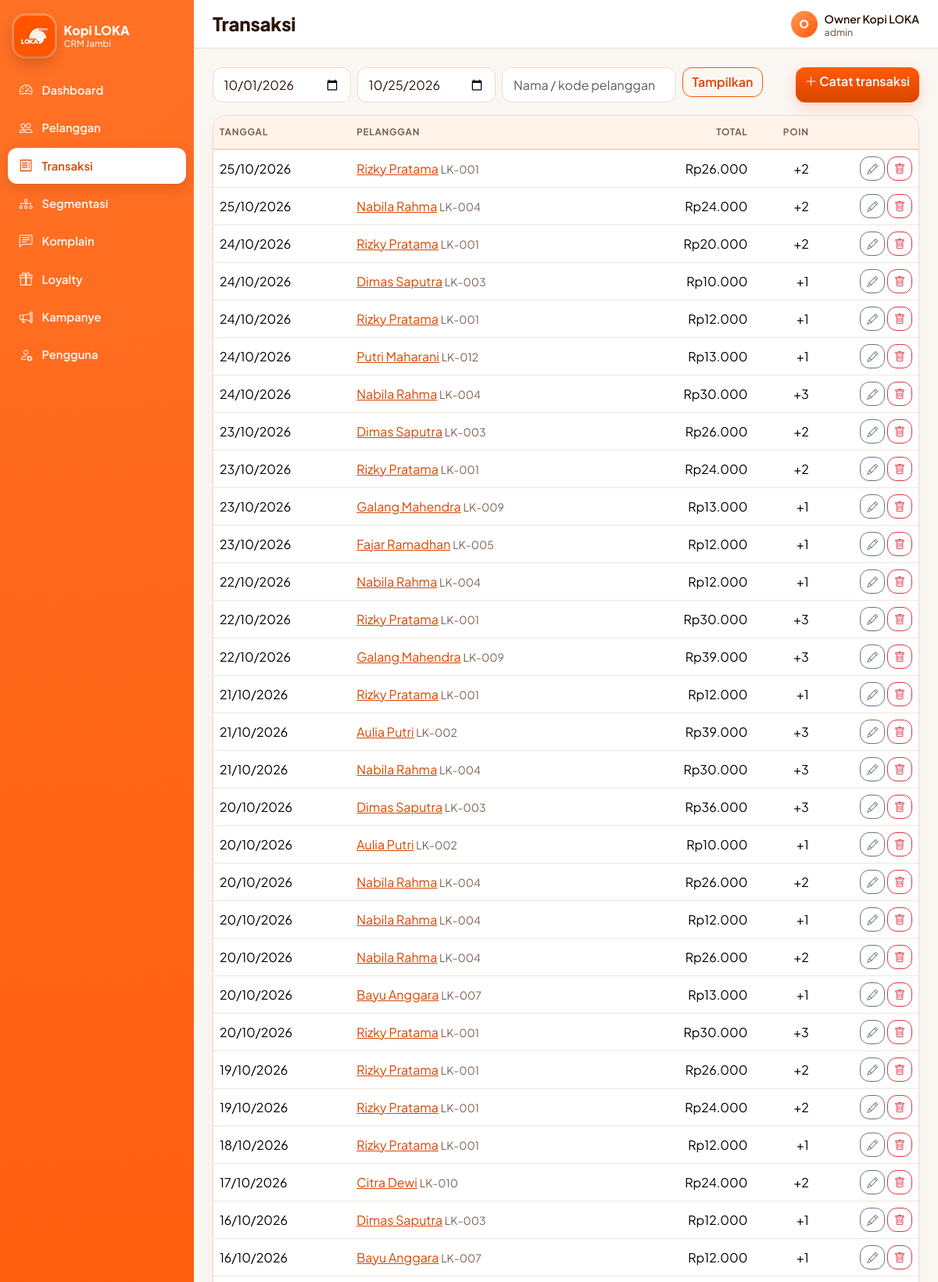
/transaksi/index.php (signed in, upper part), run on the app's committed database.
### tables this page shows
CREATE TABLE transaksi (
  id INT AUTO_INCREMENT PRIMARY KEY,
  pelanggan_id INT NOT NULL,
  tanggal DATE NOT NULL,
  total INT NOT NULL,
  poin_didapat INT NOT NULL DEFAULT 0,
  FOREIGN KEY (pelanggan_id) REFERENCES pelanggan(id) ON DELETE CASCADE
);

CREATE TABLE pelanggan (
  id INT AUTO_INCREMENT PRIMARY KEY,
  kode VARCHAR(20) NOT NULL UNIQUE,
  nama VARCHAR(100) NOT NULL,
  no_hp VARCHAR(20) NOT NULL,
  email VARCHAR(100),
  alamat VARCHAR(255),
  tgl_lahir DATE,
  tgl_daftar DATE NOT NULL,
  preferensi VARCHAR(100)
);

### includes/fungsi.php (called while the page is built, shortened)
<?php
function e($s) { return htmlspecialchars((string)$s, ENT_QUOTES, 'UTF-8'); }
function rupiah($n) { return 'Rp' . number_format((float)$n, 0, ',', '.'); }
function tgl($d) { return $d ? date('d/m/Y', strtotime($d)) : '-'; }
function url($path = '') { return BASE_URL . '/' . ltrim($path, '/'); }

### transaksi/index.php (the view, shortened to what this page needs)
<?php
require __DIR__ . '/../includes/header.php';
$dari = $_GET['dari'] ?? date('Y-m-01');
$sampai = $_GET['sampai'] ?? date('Y-m-d');
$q = trim($_GET['q'] ?? '');
$sql = 'SELECT t.*, p.nama, p.kode FROM transaksi t JOIN pelanggan p ON p.id = t.pelanggan_id WHERE t.tanggal BETWEEN ? AND ?';
$par = [$dari, $sampai];
$sql .= ' ORDER BY t.tanggal DESC, t.id DESC LIMIT 300';
$st = $pdo->prepare($sql); $st->execute($par);
$data = $st->fetchAll();
$admin = ($_SESSION['user']['role'] ?? '') === 'admin';
?>
<div class="d-flex flex-wrap gap-2 justify-content-between mb-3">
  <form class="row g-2" method="get">
    <div class="col-auto"><label class="visually-hidden" for="dari">Dari</label><input class="form-control" type="date" id="dari" name="dari" value="<?= e($dari) ?>"></div>
    <div class="col-auto"><label class="visually-hidden" for="sampai">Sampai</label><input class="form-control" type="date" id="sampai" name="sampai" value="<?= e($sampai) ?>"></div>
    <div class="col-auto"><input class="form-control" name="q" value="<?= e($q) ?>" placeholder="Nama / kode pelanggan" aria-label="Cari pelanggan"></div>
    <div class="col-auto"><button class="btn btn-outline-loka">Tampilkan</button></div>
  </form>
  <a class="btn btn-loka" href="tambah.php"><i class="bi bi-plus-lg"></i> Catat transaksi</a>
</div>
<div class="kartu p-0"><div class="table-responsive"><table class="table table-hover align-middle mb-0">
  <thead><tr><th>Tanggal</th><th>Pelanggan</th><th class="text-end">Total</th><th class="text-end">Poin</th><?php if ($admin): ?><th></th><?php endif; ?></tr></thead>
  <tbody>
  <?php foreach ($data as $t): ?>
    <tr><td><?= tgl($t['tanggal']) ?></td>
      <td><a href="<?= url('pelanggan/detail.php?id=' . $t['pelanggan_id']) ?>"><?= e($t['nama']) ?></a> <span class="text-muted small"><?= e($t['kode']) ?></span></td>
      <td class="text-end"><?= rupiah($t['total']) ?></td><td class="text-end">+<?= $t['poin_didapat'] ?></td>
      <?php if ($admin): ?><td class="text-nowrap text-end"><a class="btn btn-sm btn-outline-secondary" href="edit.php?id=<?= $t['id'] ?>" aria-label="Edit transaksi <?= $t['id'] ?>"><i class="bi bi-pencil"></i></a>
        <form method="post" action="hapus.php" class="d-inline" onsubmit="return confirm('Hapus transaksi ini? Poinnya ikut dibatalkan.')"><input type="hidden" name="csrf" value="<?= csrf() ?>"><input type="hidden" name="id" value="<?= $t['id'] ?>"><button class="btn btn-sm btn-outline-danger" aria-label="Hapus transaksi <?= $t['id'] ?>"><i class="bi bi-trash"></i></button></form></td><?php endif; ?></tr>
  <?php endforeach; ?>
  </tbody>
</table></div></div>
<?php require __DIR__ . '/../includes/footer.php';

### assets/css/style.css (style rules this page uses)
:root { --loka:#ff5a0a; --loka-gelap:#d94600; --loka-muda:#fff3ea; --teks:#2a1409; --redup:#7a6355; --garis:#e8ddd3; --latar:#fbf7f3; --putih:#fff; --r:16px; }
body { font-family:'Plus Jakarta Sans',system-ui,-apple-system,'Segoe UI',Roboto,sans-serif;background:var(--latar);color:var(--teks) }
a { color:var(--loka-gelap) }
.text-muted { color:var(--redup)!important }
.btn { border-radius:12px;font-weight:600 }
.btn-loka { background:linear-gradient(180deg,var(--loka),var(--loka-gelap));border:0;color:#fff;box-shadow:0 6px 16px #ff5a0a38;transition:transform .12s,box-shadow .12s }
.btn-outline-loka { border:1.5px solid var(--loka);color:var(--loka-gelap);background:transparent }
.form-control,.form-select { border:1.5px solid var(--garis);border-radius:12px;padding:.6rem .85rem;background-color:#fff;color:var(--teks) }
.kartu { background:var(--putih);border:1px solid var(--garis);border-radius:var(--r);padding:1.15rem 1.3rem;box-shadow:0 1px 2px #2a14090a,0 8px 24px #2a14090a }
.kartu.p-0 { overflow:hidden }
.table { --bs-table-bg:transparent;--bs-table-hover-bg:#fff7f1 }
.table thead th { background:var(--loka-muda);color:var(--redup);font-size:.74rem;font-weight:700;letter-spacing:.06em;text-transform:uppercase;border-bottom:2px solid #ffd2b8;white-space:nowrap;padding-top:.75rem;padding-bottom:.75rem }
.table td { border-color:#f0e6dd;vertical-align:middle }

### data on the page
transaksi: tanggal "25/10/2026", pelanggan.nama "Rizky Pratama", pelanggan.kode "LK-001", total "Rp26.000", poin_didapat "2"
transaksi: tanggal "25/10/2026", pelanggan.nama "Nabila Rahma", pelanggan.kode "LK-004", total "Rp24.000", poin_didapat "2"
transaksi: tanggal "24/10/2026", pelanggan.nama "Rizky Pratama", pelanggan.kode "LK-001", total "Rp20.000", poin_didapat "2"
transaksi: tanggal "24/10/2026", pelanggan.nama "Dimas Saputra", pelanggan.kode "LK-003", total "Rp10.000", poin_didapat "1"
transaksi: tanggal "24/10/2026", pelanggan.nama "Rizky Pratama", pelanggan.kode "LK-001", total "Rp12.000", poin_didapat "1"
transaksi: tanggal "24/10/2026", pelanggan.nama "Putri Maharani", pelanggan.kode "LK-012", total "Rp13.000", poin_didapat "1"
transaksi: tanggal "24/10/2026", pelanggan.nama "Nabila Rahma", pelanggan.kode "LK-004", total "Rp30.000", poin_didapat "3"
transaksi: tanggal "23/10/2026", pelanggan.nama "Dimas Saputra", pelanggan.kode "LK-003", total "Rp26.000", poin_didapat "2"
transaksi: tanggal "23/10/2026", pelanggan.nama "Rizky Pratama", pelanggan.kode "LK-001", total "Rp24.000", poin_didapat "2"
transaksi: tanggal "23/10/2026", pelanggan.nama "Galang Mahendra", pelanggan.kode "LK-009", total "Rp13.000", poin_didapat "1"
transaksi: tanggal "23/10/2026", pelanggan.nama "Fajar Ramadhan", pelanggan.kode "LK-005", total "Rp12.000", poin_didapat "1"
transaksi: tanggal "22/10/2026", pelanggan.nama "Nabila Rahma", pelanggan.kode "LK-004", total "Rp12.000", poin_didapat "1"
transaksi: tanggal "22/10/2026", pelanggan.nama "Rizky Pratama", pelanggan.kode "LK-001", total "Rp30.000", poin_didapat "3"
transaksi: tanggal "22/10/2026", pelanggan.nama "Galang Mahendra", pelanggan.kode "LK-009", total "Rp39.000", poin_didapat "3"
transaksi: tanggal "21/10/2026", pelanggan.nama "Rizky Pratama", pelanggan.kode "LK-001", total "Rp12.000", poin_didapat "1"
transaksi: tanggal "21/10/2026", pelanggan.nama "Aulia Putri", pelanggan.kode "LK-002", total "Rp39.000", poin_didapat "3"
transaksi: tanggal "21/10/2026", pelanggan.nama "Nabila Rahma", pelanggan.kode "LK-004", total "Rp30.000", poin_didapat "3"
transaksi: tanggal "20/10/2026", pelanggan.nama "Dimas Saputra", pelanggan.kode "LK-003", total "Rp36.000", poin_didapat "3"
transaksi: tanggal "20/10/2026", pelanggan.nama "Aulia Putri", pelanggan.kode "LK-002", total "Rp10.000", poin_didapat "1"
transaksi: tanggal "20/10/2026", pelanggan.nama "Nabila Rahma", pelanggan.kode "LK-004", total "Rp26.000", poin_didapat "2"
transaksi: tanggal "20/10/2026", pelanggan.nama "Nabila Rahma", pelanggan.kode "LK-004", total "Rp12.000", poin_didapat "1"
transaksi: tanggal "20/10/2026", pelanggan.nama "Nabila Rahma", pelanggan.kode "LK-004", total "Rp26.000", poin_didapat "2"
transaksi: tanggal "20/10/2026", pelanggan.nama "Bayu Anggara", pelanggan.kode "LK-007", total "Rp13.000", poin_didapat "1"
transaksi: tanggal "20/10/2026", pelanggan.nama "Rizky Pratama", pelanggan.kode "LK-001", total "Rp30.000", poin_didapat "3"
transaksi: tanggal "19/10/2026", pelanggan.nama "Rizky Pratama", pelanggan.kode "LK-001", total "Rp26.000", poin_didapat "2"
transaksi: tanggal "19/10/2026", pelanggan.nama "Rizky Pratama", pelanggan.kode "LK-001", total "Rp24.000", poin_didapat "2"
transaksi: tanggal "18/10/2026", pelanggan.nama "Rizky Pratama", pelanggan.kode "LK-001", total "Rp12.000", poin_didapat "1"
transaksi: tanggal "17/10/2026", pelanggan.nama "Citra Dewi", pelanggan.kode "LK-010", total "Rp24.000", poin_didapat "2"
transaksi: tanggal "16/10/2026", pelanggan.nama "Dimas Saputra", pelanggan.kode "LK-003", total "Rp12.000", poin_didapat "1"
transaksi: tanggal "16/10/2026", pelanggan.nama "Bayu Anggara", pelanggan.kode "LK-007", total "Rp12.000", poin_didapat "1"

### other printed values
$label "Dashboard"
$label "Pelanggan"
$label "Transaksi"
$label "Segmentasi"
$label "Komplain"
$label "Loyalty"
$label "Kampanye"
$label "Pengguna"
$judul "Transaksi"
substr($namaUser, 0, 1) "O"
$namaUser "Owner Kopi LOKA"
$_SESSION['user']['role'] "admin"
